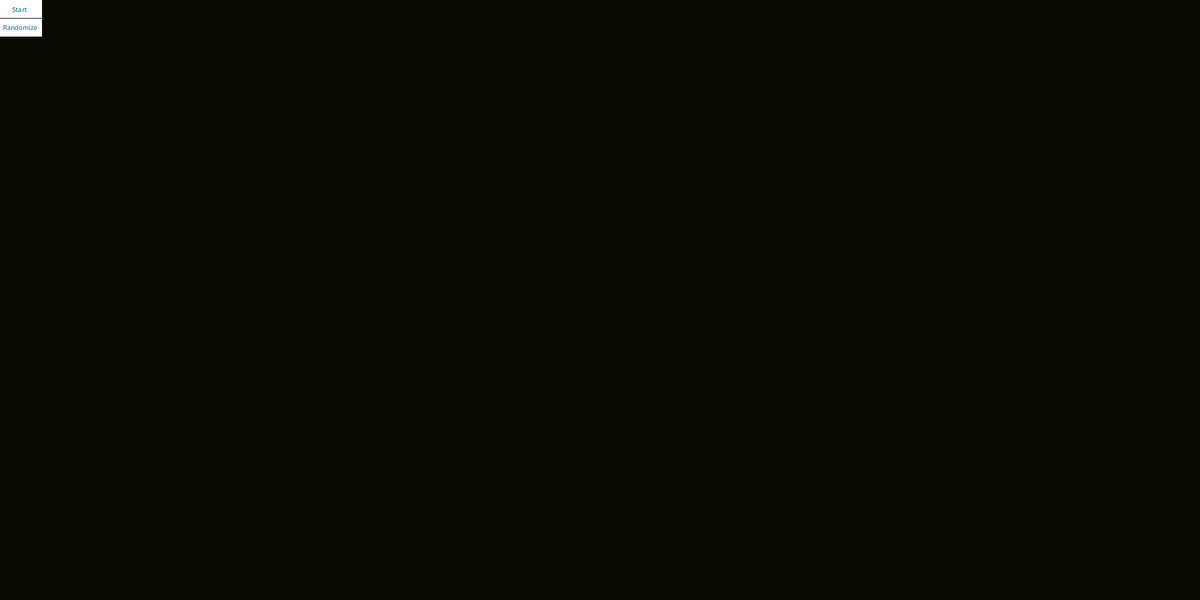
Frame 1 (no input)
Frame 60 (the mouse pressed at the canvas centre just before this capture): identical to frame 1, image omitted
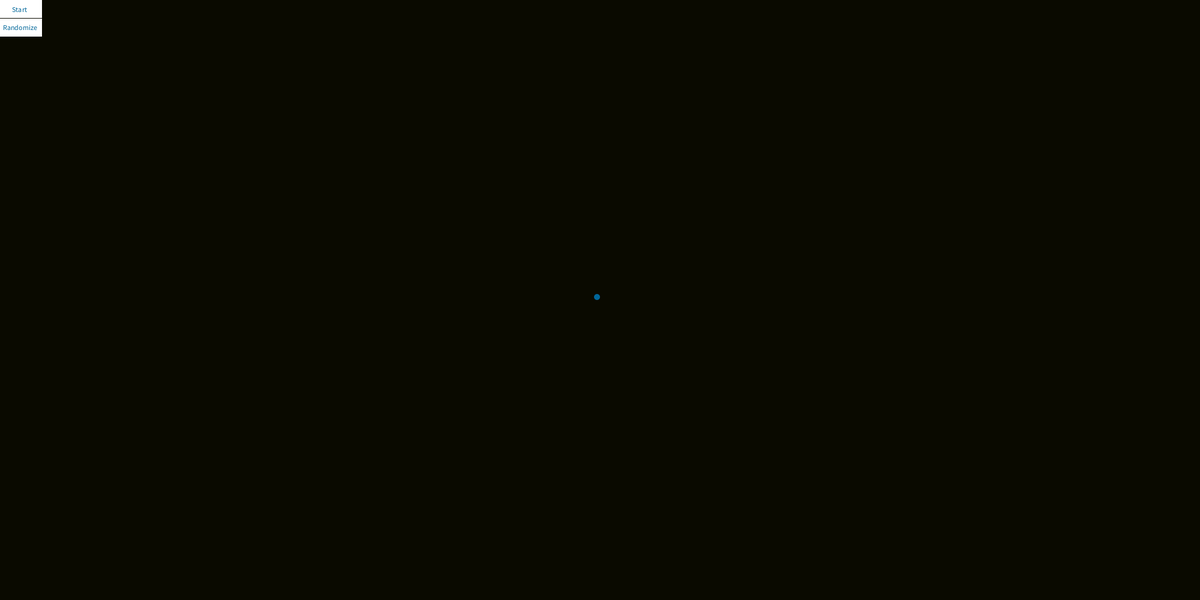
Frame 120 (the mouse held since frame 60 and released just before this capture)

The Processing sketch that drew these frames (run headless with seeded random() and noise(); from frame 60 on, the mouse is pressed at the canvas centre):

// Processing sketch: game_of_life
// ── game_of_life.pde
boolean isRunning = false;
String runningText = "Start";

int xgrid_size, ygrid_size;
int xsize, ysize;
int cell_size = 10;
boolean living_now[][];
boolean living_next[][];

void setup() {
  size(2000, 1000);
  xgrid_size = width;
  ygrid_size = height;
  xsize = width/cell_size;
  ysize = height/cell_size;
  background(0, 0, 0);
  noStroke();
  living_now = new boolean[xsize][ysize];
  living_next = new boolean[xsize][ysize];
  
  drawStartPause();
  //randomizeBoard();
  drawLiving();
}

void randomizeBoard() {
  for (int i = 0; i < xsize; ++i) {
    for (int j = 0; j < ysize; ++j) {
      if (random(1) > 0.9) {
         living_now[i][j] = true; 
      } else {
        //living_now[i][j] = false;
      }
    }
  }
}

void drawStartPause() {
  fill(255, 255, 255);
  rect(0, 0, 70, 30);
  fill(0, 102, 153);
  text(runningText, 20, 20);
  fill(255, 255, 255);
  rect(0, 31, 70, 30);
  fill(0, 102, 153);
  text("Randomize", 5, 50);
}

void drawLiving() {
  for(int i = 0; i < xsize; ++i) {
    for(int j = 0; j < ysize; ++j) {
       if (isCorner(i*cell_size, j*cell_size))
         continue;
       if (living_now[i][j]) {
         fill(0, 102, 153);
         //rect(i*cell_size-cell_size/2, j*cell_size-cell_size/2, cell_size, cell_size);
         ellipse(i*cell_size-cell_size/2, j*cell_size-cell_size/2, cell_size, cell_size);
       }
    }
  }
}

int numLiving(int cellX, int cellY) {
  int neighborsX[] = new int[9];
  int neighborsY[] = new int[9];
  
  neighborsX[0] = cellX-1;
  neighborsX[1] = cellX-1;
  neighborsX[2] = cellX-1;
  neighborsX[3] = cellX;
  neighborsX[4] = cellX;
  neighborsX[5] = cellX;
  neighborsX[6] = cellX+1;
  neighborsX[7] = cellX+1;
  neighborsX[8] = cellX+1;
  
  if (cellX == 0) {
     neighborsX[0] = xsize-1;
     neighborsX[1] = xsize-1;
     neighborsX[2] = xsize-1;
  } else if (cellX == xsize-1) {
     neighborsX[6] = 0;
     neighborsX[7] = 0;
     neighborsX[8] = 0;
  }
  
  // Set all Y's
  neighborsY[0] = cellY-1;
  neighborsY[3] = cellY-1;
  neighborsY[6] = cellY-1;
  neighborsY[1] = cellY;
  neighborsY[4] = cellY;
  neighborsY[7] = cellY;
  neighborsY[2] = cellY+1;
  neighborsY[5] = cellY+1;
  neighborsY[8] = cellY+1;
 
  if (cellY == 0) {
     neighborsY[0] = ysize-1;
     neighborsY[3] = ysize-1;
     neighborsY[6] = ysize-1;
  } else if (cellY == ysize-1) {
     neighborsY[2] = 0;
     neighborsY[5] = 0;
     neighborsY[8] = 0;
  }
  
  /*
  if (living_now[cellX*xsize + cellY]) {
    
    for (int i = 0; i < 3; ++i) {
     for (int j = 0; j < 3; ++j) {
        print(living_now[(cellX+i-1)*xsize + cellY+j-1]);
     }
     print(",");
    }
    print("\n");
  
    print("nbs of", cellX, cellY, ": ");
    for (int i = 0; i < 9; ++i) {
      print(living_now[neighborsX[i]*xsize+neighborsY[i]], ";");
    }
    print("\n");
  }
  */
  
  // Check for neighbors
  int neighborCount = 0;
  for (int i = 0; i < 9; ++i) {
     if (i == 4) continue;
     if (living_now[neighborsX[i]][neighborsY[i]]) neighborCount++;
  }
  return neighborCount; 
}

void clearLiving(boolean l[][]) {
  for (int i = 0; i < xsize; ++i) {
    for (int j = 0; j < ysize; ++j) {
      l[i][j] = false; 
    }
  }

}

void setLiving() {
  clearLiving(living_next);
  for (int i = 0; i < xsize; ++i) {
    for (int j = 0; j < ysize; ++j) {
      int nc = numLiving(i, j);
      if (living_now[i][j]) {
        if (nc < 2) {
          //print("Dead, neighbors is", nc);
          living_next[i][j] = false;
        } else if (nc > 3) {
          //print("Dead, neighbors is", nc);
          living_next[i][j] = false;
        } else { //2 or 3 lives on to the next generation
          living_next[i][j] = true;
        }
      } else {
        if (nc == 3) {
          living_next[i][j] = true;
        }
      }
    }
  }
  
  // Once done calculating everything, set the next round to this round
  for (int i = 0; i < xsize; ++i) {
    for (int j = 0; j < ysize; ++j) {
      living_now[i][j] = living_next[i][j]; 
    }
  }
}

void draw() {
  // Do something
  background(10, 10, 0);
  if (isRunning) {
    setLiving();
  }
  
  drawLiving();
  drawStartPause();
}

// Is the box for corner?
boolean isCorner(int x, int y) {
  if (0 <= x && x <= 70
      && 0 <= y && y <= 30)
      return true;
  return false;
}

// Is the box for Randomize?
boolean isRandom(int x, int y) {
  //rect(0, 31, 70, 30);
  if (0 <= x && x <= 70
      && 31 <= y && y <= 61) {
    return true;      
  }
  return false;
}

void mousePressed() {
  if (isCorner(mouseX, mouseY)) {
    if (isRunning) {
      isRunning = false;
      runningText = "Start";
    } else {
      isRunning = true;
      runningText = "Pause";
    }
    drawStartPause();
  } else if (isRandom(mouseX, mouseY)) {
    print("Doing random...");
    randomizeBoard();
  } else {
    int arrPosX = (mouseX + cell_size/2)/cell_size;
    int arrPosY = (mouseY + cell_size/2)/cell_size;
    
    if (living_now[arrPosX][arrPosY]) {
       living_now[arrPosX][arrPosY] = false;
    } else {
       living_now[arrPosX][arrPosY] = true; 
    }
  }
}
